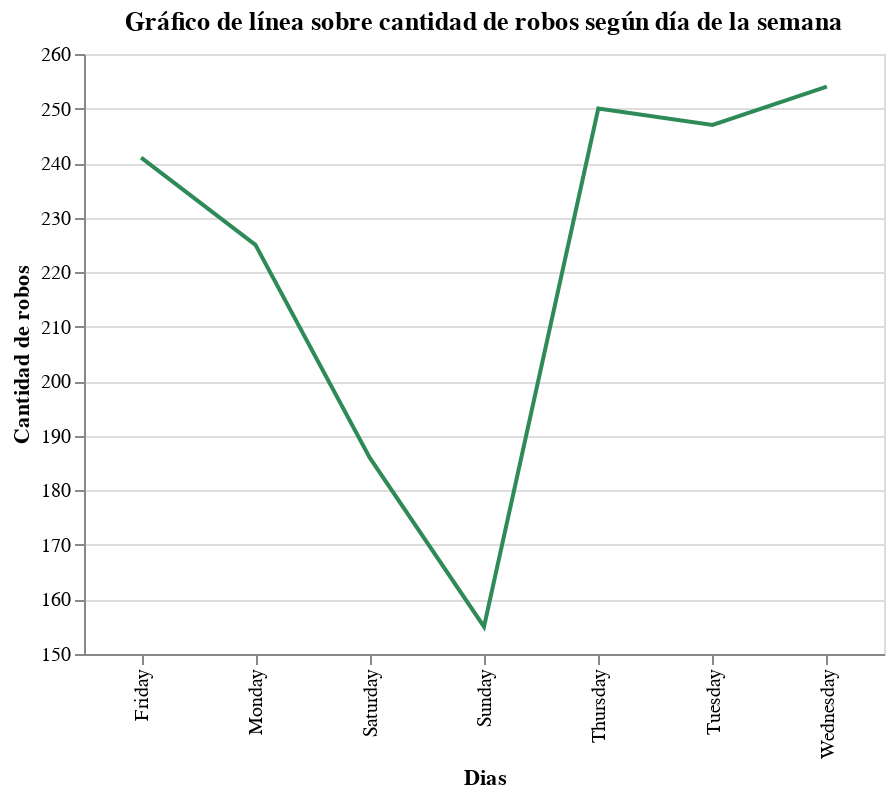

Write notebook code for a chart like this one.
### Markdown cell above
## Gráfico de línea sobre cantidad de robos según día de la semana

### Code cell
from sklearn import datasets
import numpy as np
from vega_datasets import data

alt.Chart(datos_procesados).mark_line(color='seagreen').encode(
    alt.X('day:N', title='Dias',scale=alt.Scale(zero=False)),
    alt.Y('count()', title='Cantidad de robos', scale=alt.Scale(zero=False, padding=1)),
).properties(title='Gráfico de línea sobre cantidad de robos según día de la semana')

### Figure 1 — Vega-Lite specification as saved in the notebook (floating-point values rounded to 4 significant figures; data arrays with more than 128 entries replaced by an {"elided": "..."} marker saying what was removed)
{"$schema": "https://vega.github.io/schema/vega-lite/v2.6.0.json", "config": {"view": {"height": 300, "width": 400}}, "data": {"name": "data-eaf4a09076c7c55ad78d7d5742479c54"}, "datasets": {"data-eaf4a09076c7c55ad78d7d5742479c54": {"elided": "1558 records"}}, "encoding": {"x": {"field": "day", "scale": {"zero": false}, "title": "Dias", "type": "nominal"}, "y": {"aggregate": "count", "scale": {"padding": 1, "zero": false}, "title": "Cantidad de robos", "type": "quantitative"}}, "mark": {"color": "seagreen", "type": "line"}, "title": "Gráfico de línea sobre cantidad de robos según día de la semana"}
